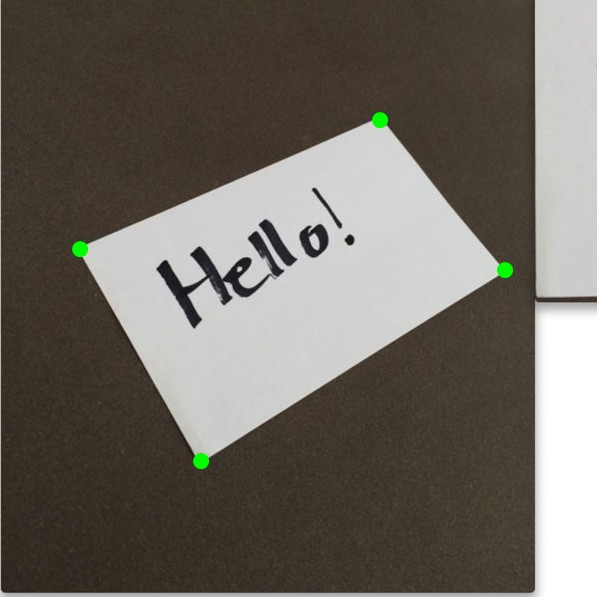
#> input picture PerspectiveTransformation/test.jpg, 597 x 597 px
$ jupyter execute Perspective_Transformation.ipynb   (shell and % lines are left out)
#> lines starting #> are read from the running program, lines starting #| are printed output that depends on the picture
# PERSPECTIVE TRANSFORMATION

[cell 1]
#Importing necessary libraries
import cv2
import numpy as np
from matplotlib import pyplot as plt

## Importing image
First we will import test image using cv2.imread() but remember that cv2 uses BGR color format while matplot lib uses RGB color format while reading the images. So, we need to convert color of images from BGR to RGB using cvtColor while displaying.

[cell 2]
image = cv2.imread('test.jpg')
#> image is the input picture: shape (597, 597, 3); mean B, G, R 96.2, 104, 109.2
img = cv2.cvtColor(image, cv2.COLOR_BGR2RGB)

## Defining display function
Now we will be defining a display function using matplotlib library

[cell 3]
def display_image(image):
    h,w,c = image.shape
#> h = 597; w = 597; c = 3
    h=h/150
#> h = 3.98
    w=w/150
#> w = 3.98
    plt.figure(figsize=(w,h))
    plt.axis('off')
    plt.imshow(image)
    plt.show()

[cell 4]
display_image(img)

Now we will be defining the bounding box points for the "HELLO!" text in our test image

[cell 5]
pts = np.array([[130, 270],[325, 167], [363, 240],  [200, 350]])

[cell 6]
plt.axis('off')
plt.imshow(cv2.polylines(img,[pts],True,(0,255,255),3))
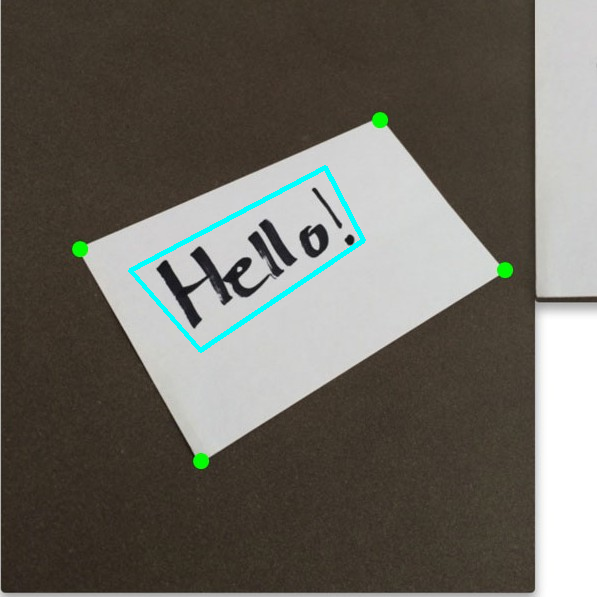
#> img: shape (597, 597, 3); mean R, G, B 107.5, 104.3, 96.6
plt.show()

 We will define a function order_points which will help us to maintain consistent ordering of the points in the rectangle

[cell 7]
def order_points(pts):
	# initialzie a list of coordinates that will be ordered
	# such that the first entry in the list is the top-left,
	# the second entry is the top-right, the third is the
	# bottom-right, and the fourth is the bottom-left
	rect = np.zeros((4, 2), dtype = "float32")
	# the top-left point will have the smallest sum, whereas
	# the bottom-right point will have the largest sum
	s = pts.sum(axis = 1)
	rect[0] = pts[np.argmin(s)]
	rect[2] = pts[np.argmax(s)]
	# now, compute the difference between the points, the
	# top-right point will have the smallest difference,
	# whereas the bottom-left will have the largest difference
	diff = np.diff(pts, axis = 1)
	rect[1] = pts[np.argmin(diff)]
	rect[3] = pts[np.argmax(diff)]
	# return the ordered coordinates
	return rect

[cell 8]
order_points(pts)

Now we will define our final Perspective tranformation function which will return the warped image

[cell 9]
def four_point_transform(image, pts):
	# obtain a consistent order of the points and unpack them
	# individually
	rect = order_points(pts)
	(tl, tr, br, bl) = rect
	# compute the width of the new image, which will be the
	# maximum distance between bottom-right and bottom-left
	# x-coordiates or the top-right and top-left x-coordinates
	widthA = np.sqrt(((br[0] - bl[0]) ** 2) + ((br[1] - bl[1]) ** 2))
	widthB = np.sqrt(((tr[0] - tl[0]) ** 2) + ((tr[1] - tl[1]) ** 2))
	maxWidth = max(int(widthA), int(widthB))
	# compute the height of the new image, which will be the
	# maximum distance between the top-right and bottom-right
	# y-coordinates or the top-left and bottom-left y-coordinates
	heightA = np.sqrt(((tr[0] - br[0]) ** 2) + ((tr[1] - br[1]) ** 2))
	heightB = np.sqrt(((tl[0] - bl[0]) ** 2) + ((tl[1] - bl[1]) ** 2))
	maxHeight = max(int(heightA), int(heightB))
	# now that we have the dimensions of the new image, construct
	# the set of destination points to obtain a "birds eye view",
	# (i.e. top-down view) of the image, again specifying points
	# in the top-left, top-right, bottom-right, and bottom-left
	# order
	dst = np.array([
		[0, 0],
		[maxWidth - 1, 0],
		[maxWidth - 1, maxHeight - 1],
		[0, maxHeight - 1]], dtype = "float32")
	# compute the perspective transform matrix and then apply it
	M = cv2.getPerspectiveTransform(rect, dst)
	warped = cv2.warpPerspective(image, M, (maxWidth, maxHeight))
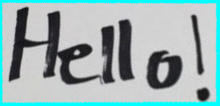
#> warped: shape (106, 220, 3); mean R, G, B 153.7, 176.6, 177.5
	# return the warped image
	return warped

[cell 10]
warped = four_point_transform(img, pts)
display_image(warped)
